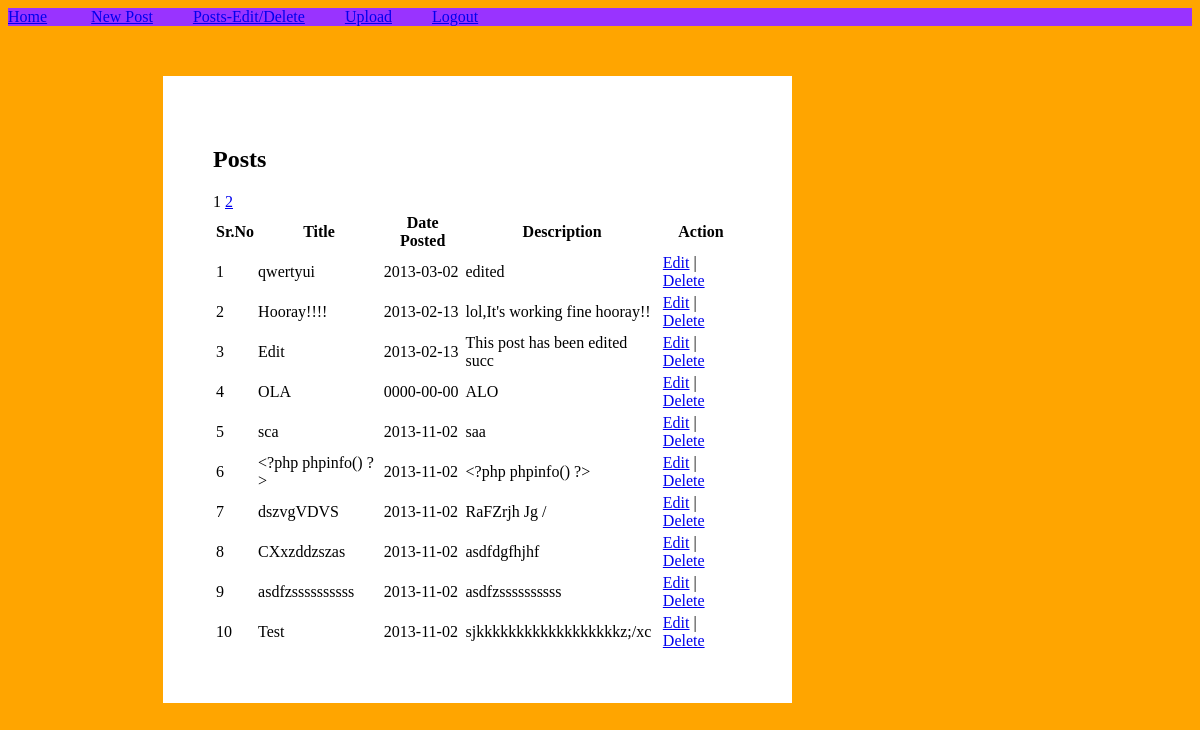
Screenshot of /admin/posts.php (signed in) with the database file from the repository.
### tables this page shows
CREATE TABLE IF NOT EXISTS `entries` (
  `entry_id` int(11) NOT NULL AUTO_INCREMENT,
  `date_posted` date DEFAULT NULL,
  `title` varchar(50) DEFAULT NULL,
  `entry` text,
  `cat_id` tinyint(4) DEFAULT NULL,
  `timestamp` int(11) DEFAULT NULL,
  PRIMARY KEY (`entry_id`)
);

### admin/posts.php (the view, shortened to what this page needs)
<?php
require_once('navmenu.php');
?>
<!Doctype html PUBLIC "-//W3C//DTD XHTML 1.0 Strict//EN"
 "http://www.w3.org/TR/xhtml1/dtd/xhtml1-strict.dtd">
<html xmlns="http://www.w3.org/1999/xhtml1" xml:lang="en" lang="en">
<head>
  <link rel="stylesheet" type="text/css" href="../style.css" />
  <link rel="stylesheet" type="text/css" href="style.css" />
</head>
<body>
<div id="entry_part">
<h2>Posts</h2>
<?php
$dbc=mysqli_connect(DB_HOST,USER,PASSWD,DB_NAME);
$return=pagination();
$max=$return['max'];
$query="SELECT entry_id,title,date_posted,entry FROM entries ORDER BY timestamp DESC $max";
$result=mysqli_query($dbc,$query);
$i=1;
echo '<table><tr><th>Sr.No</th><th>Title</th><th>Date Posted</th><th>Description</th><th>Action</th></tr>';
while($row=mysqli_fetch_array($result)){
echo '<tr>';
echo '<td>'.$i.'</td><td>'.$row['title'].'</td><td>'.$row['date_posted'].'</td><td>'.substr($row['entry'], 0,30).'</td><td><a href="edit.php?id='.$row['entry_id'].'">Edit</a> | <a href="delete.php?id='.$row['entry_id'].'">Delete</a></td>';
echo '</tr>';
$i++;
}
function  pagination(){
global $dbc;
$return_val=array();
$rpp=10;
$query_page="SELECT * FROM entries";
$result_page=mysqli_query($dbc,$query_page);
$rows=mysqli_num_rows($result_page);
$total=$rows/$rpp;
$total=ceil($total);
(!isset($_GET['page'])) || ($_GET['page'] < 1) ? $page_no=1 : $page_no=intval($_GET['page']);
if($page_no == $total){
 $previous=$page_no - 1;
 $return_val['pageline'] = "<a href=\"posts.php?page=$previous\"> $previous </a> $page_no";
 $page=$page_no - 1;
$return_val['max']='LIMIT '. $page * $rpp.','. $rpp;
}
elseif($page_no == 1){
$next=$page_no + 1;
$return_val['pageline'] = "$page_no <a href=\"posts.php?page=$next\">$next</a>";
$page=$page_no - 1;
$return_val['max']='LIMIT '. $page * $rpp.','. $rpp;
}
else{
$next=$page_no + 1;
$previous=$page_no - 1;
$return_val['pageline'] = "<a href=\"posts.php?page=$previous\"> $previous </a> $page_no <a href=\"index.php?page=$next\">$next</a>";
$page=$page_no - 1;
$return_val['max']='LIMIT '. $page * $rpp.','. $rpp;
}
return $return_val;
}
echo $return['pageline'];
?>
</div>
</body>
</html>

### style.css (style rules this page uses)
body { background-color:orange; color:white; }
#entry_part { background-color:white; margin-top:50px; margin-left:155px; margin-right:400px; color:black; padding:50px; }

### admin/style.css (style rules this page uses)
body { color:black; }

### rows the page displays
entries: title "qwertyui", date_posted "2013-03-02", entry "edited"
entries: title "Hooray!!!!", date_posted "2013-02-13", entry "lol,It's working fine hooray!!"
entries: title "Edit", date_posted "2013-02-13", entry "This post has been edited succ"
entries: title "OLA", date_posted "0000-00-00", entry "ALO"
entries: title "sca", date_posted "2013-11-02", entry "saa"
entries: title "<?php phpinfo() ?>", date_posted "2013-11-02", entry "<?php phpinfo() ?>"
entries: title "dszvgVDVS", date_posted "2013-11-02", entry "RaFZrjh Jg /"
entries: title "CXxzddzszas", date_posted "2013-11-02", entry "asdfdgfhjhf"
entries: title "asdfzssssssssss", date_posted "2013-11-02", entry "asdfzssssssssss"
entries: title "Test", date_posted "2013-11-02", entry "sjkkkkkkkkkkkkkkkkkkz;/xc"

### other values shown
$next "2"
